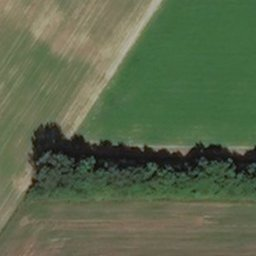
#> input picture data/cache/arcgis-online/256/90823_139573_18.jpg, 256 x 256 px
$ python -i preprocessing.py   (imports and definitions only)
#> lines starting #> are read from the running program, lines starting #| are printed output that depends on the picture
import numpy as np

from skimage import color
from skimage.transform import resize
from skimage.feature import canny, hog
from skimage.morphology import dilation, erosion, diamond


def edges_hog_gray(img):
    img = color.rgb2gray(img)

    edges = canny(img, sigma=0.80, low_threshold=0.3, high_threshold=0.2)
    fd = hog(img, orientations=9, pixels_per_cell=(12, 12), cells_per_block=(4, 4))
    hog_shape = np.sqrt(fd.shape[0]).astype(int)
    fd = resize(fd.reshape(hog_shape, hog_shape), (img.shape[0], img.shape[1]))

    img = np.dstack((img, edges, fd))

    return img


def edges_dil_ero(img):
    r_threshold = 90
    g_threshold = 90
    b_threshold = 90

    img[img[:, :, 0] < r_threshold] = 0
    img[img[:, :, 1] < g_threshold] = 0
    img[img[:, :, 2] < b_threshold] = 0

    img = color.rgb2gray(img)
    img = dilation(img, diamond(1))
    img = erosion(img, diamond(1))

    return img

>>> import cv2
>>> picture = cv2.cvtColor(cv2.imread('../../data/cache/arcgis-online/256/90823_139573_18.jpg'), cv2.COLOR_BGR2RGB)
>>> result = edges_hog_gray(picture)
#> in edges_hog_gray, `img = color.rgb2gray(img)`:
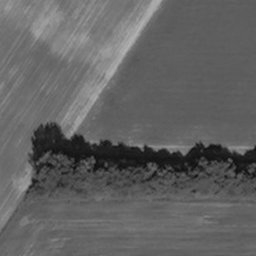
#> img: shape (256, 256) float64; min 0.0543, max 0.708, mean 0.385
#> (the run stopped early here; a loop or call above may not have finished)

$ run again, on data/cache/arcgis-online/256/90823_139574_18.jpg
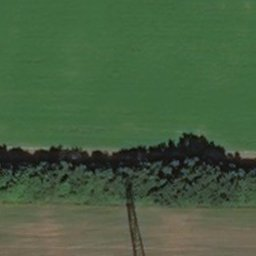
#> input picture data/cache/arcgis-online/256/90823_139574_18.jpg, 256 x 256 px
#> in edges_hog_gray, `img = color.rgb2gray(img)`:
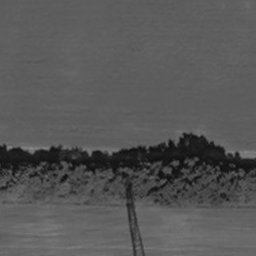
#> img: shape (256, 256) float64; min 0.0429, max 0.534, mean 0.342

$ run again, on data/cache/arcgis-online/256/90823_139575_18.jpg
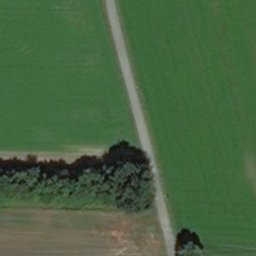
#> input picture data/cache/arcgis-online/256/90823_139575_18.jpg, 256 x 256 px
#> in edges_hog_gray, `img = color.rgb2gray(img)`:
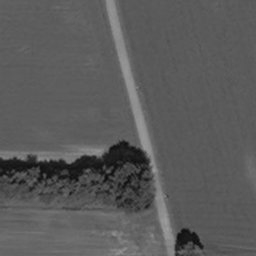
#> img: shape (256, 256) float64; min 0.037, max 0.622, mean 0.357

$ run again, on data/cache/arcgis-online/256/90824_139573_18.jpg
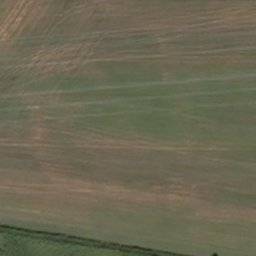
#> input picture data/cache/arcgis-online/256/90824_139573_18.jpg, 256 x 256 px
#> in edges_hog_gray, `img = color.rgb2gray(img)`:
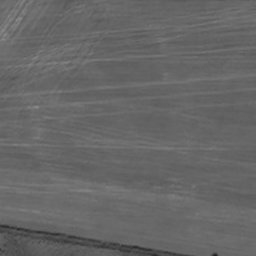
#> img: shape (256, 256) float64; min 0.12, max 0.545, mean 0.405
